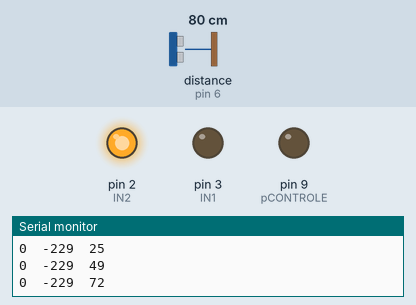
Bench run of a sketch on a simulated Arduino Uno, built with avr-gcc and run on an emulated ATmega328P. Shown: output pins drawn as LEDs (lit = HIGH), the last lines printed to the serial monitor. The inputs (shaded band) are chosen by the test bench; at power-on: distance to the obstacle (sensor on pin 6) 80 cm. The echo pulse lasts 58.3 µs per cm.

Above: at 0.1 s.
At 1.2 s:
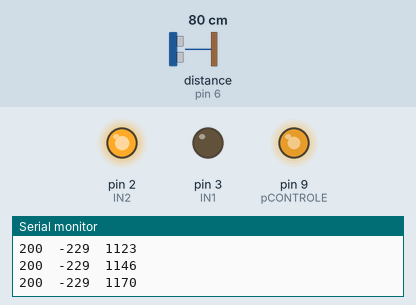
1.3 s: distance to the obstacle (sensor on pin 6) set to 35 cm
4.3 s: distance to the obstacle (sensor on pin 6) set to 4 cm
At 15.8 s:
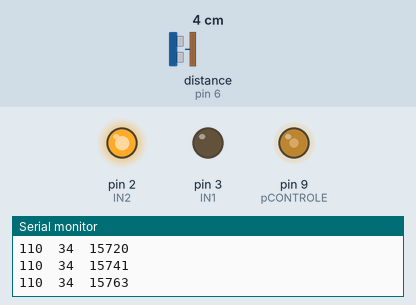
Timing chart, 0 to 36.5 s (numbered marks = the images above; inputs shaded):
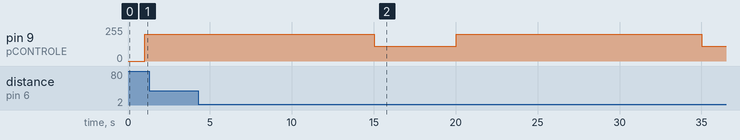

The sketch:

gerar_dados_modelo.ino
```cpp
#include <NewPing.h>

/*pinos sensor
vcc -> laranja
trig -> branco
echo -> azul escuro
gnd -> azul claro

*/
#define TRIGGER_PIN 7  //    Arduino pin tied to trigger pin on the ultrasonic sensor.
#define ECHO_PIN 6     // Arduino pin tied to echo pin on the ultrasonic sensor.
#define MAX_DISTANCE 40  // Maximum distance we want to ping for (in centimeters). Maximum sensor distance is rated at 400-500cm.

NewPing sonar(TRIGGER_PIN, ECHO_PIN, MAX_DISTANCE); // NewPing setup of pins and maximum distance.

int IN1 = 3 ;
int IN2 = 2 ;
#define pCONTROLE 9   // Define a porta de saída pro PWM [testar com um led]


void setup() {
  Serial.begin(9600);

  //pinMode(vel, INPUT);

  pinMode(IN1,OUTPUT);
  pinMode(IN2,OUTPUT);
  pinMode(pCONTROLE, OUTPUT);

  digitalWrite(IN1,LOW);
  digitalWrite(IN2,HIGH);
}


long lastTime1 = 0;
int PWM = 0;
// Correção da leitura sensor
int i = 0;
int distancia[500];


void loop() {

// Lê altura
distancia[i] = sonar.ping_cm();

if(distancia[i] == 0) {
  distancia[i] = distancia[i-1];
}

 analogWrite(pCONTROLE, PWM);
 long nowTime = millis();

  if (nowTime  > 1000){

  PWM = 200;
    if(nowTime > 15000){
      PWM = 110;
    }
      if(nowTime > 20000){
      PWM = 200;
    }
      if(nowTime > 35000){
      PWM = 110;

    }
  }
        delay(20);
        Serial.print(PWM);
        Serial.print("\t");
        Serial.print(38-distancia[i]);
        Serial.print("\t");
        Serial.println(nowTime);
  i = i+1;
}
```
